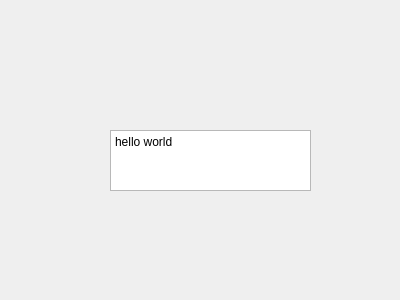
<?xml version="1.0" encoding="UTF-8"?>
<ui version="4.0">
 <class>Form</class>
 <widget class="QWidget" name="Form">
  <property name="geometry">
   <rect>
    <x>0</x>
    <y>0</y>
    <width>400</width>
    <height>300</height>
   </rect>
  </property>
  <property name="windowTitle">
   <string>Form</string>
  </property>
  <widget class="QPlainTextEdit" name="plainTextEdit">
   <property name="geometry">
    <rect>
     <x>110</x>
     <y>130</y>
     <width>201</width>
     <height>61</height>
    </rect>
   </property>
   <property name="plainText">
    <string>hello world</string>
   </property>
  </widget>
 </widget>
 <resources/>
 <connections/>
</ui>
